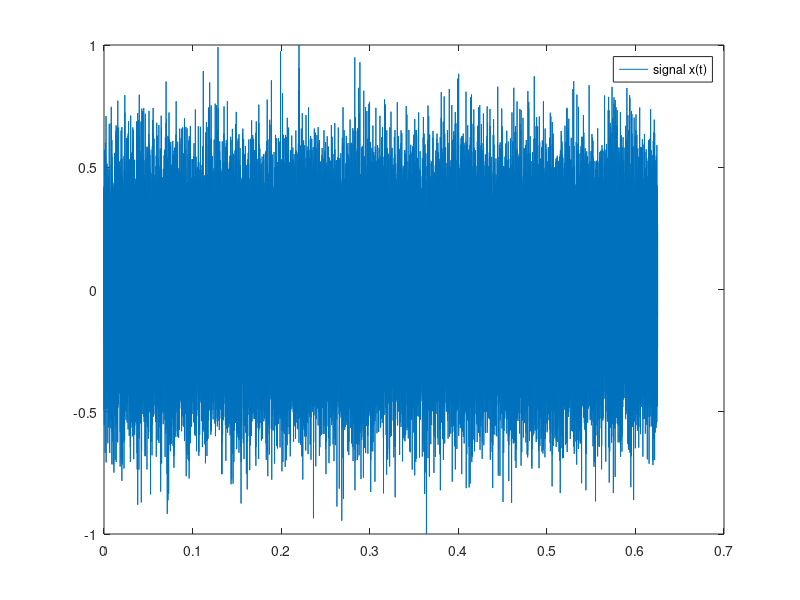

The MATLAB script that drew this image:
clear all
close all
clc

mu=0;
std=1;
br1=60000;
br2=1;
abgs = mu+ std.*randn(br1,br2);
fs_abgs=96000;

abgs=abgs/abs(max(abgs));

audiowrite('abgs.wav',abgs,fs_abgs, 'BitsPerSample',24);

[zvuk, fs] = audioread('abgs.wav');
t=(0:length(zvuk)-1)/fs;
figure, plot(t,zvuk), legend('signal x(t)');

